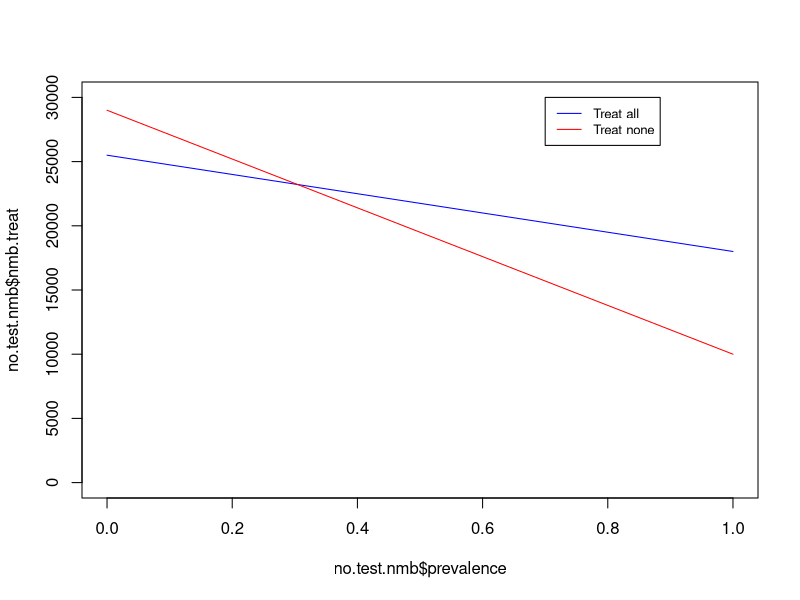
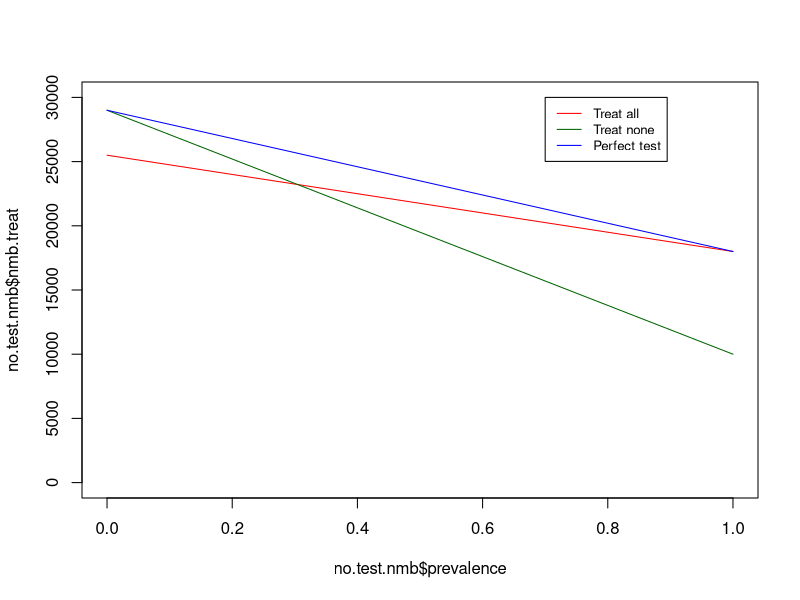
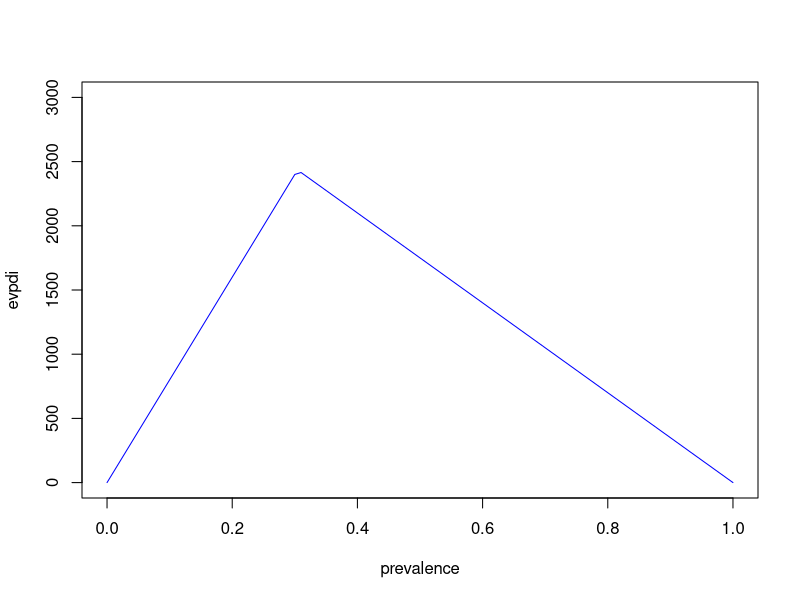
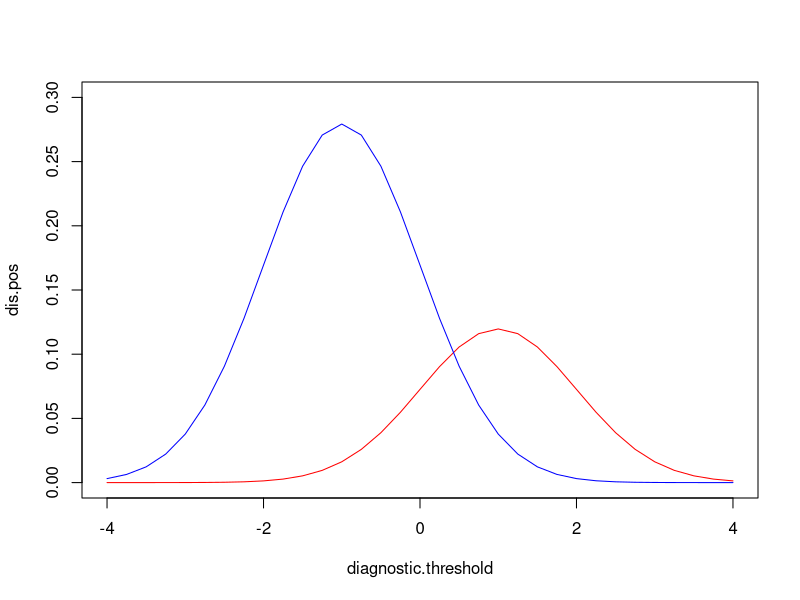
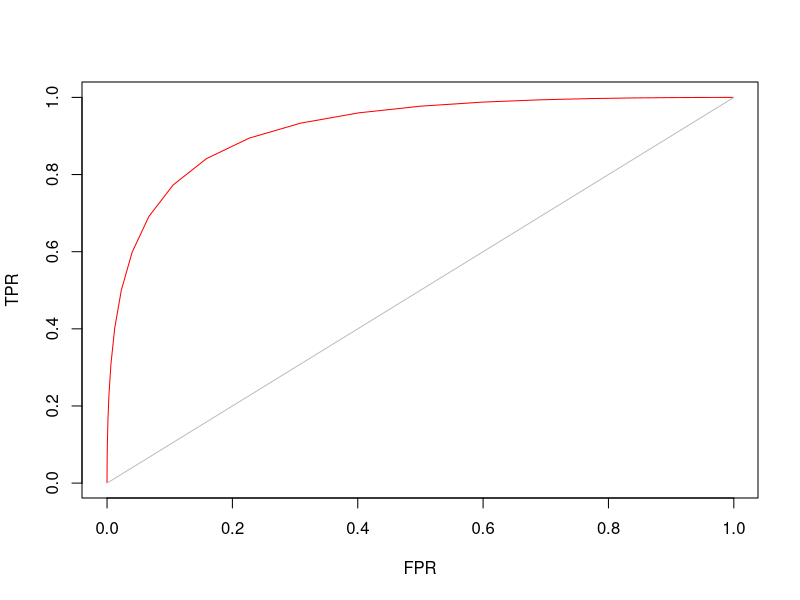
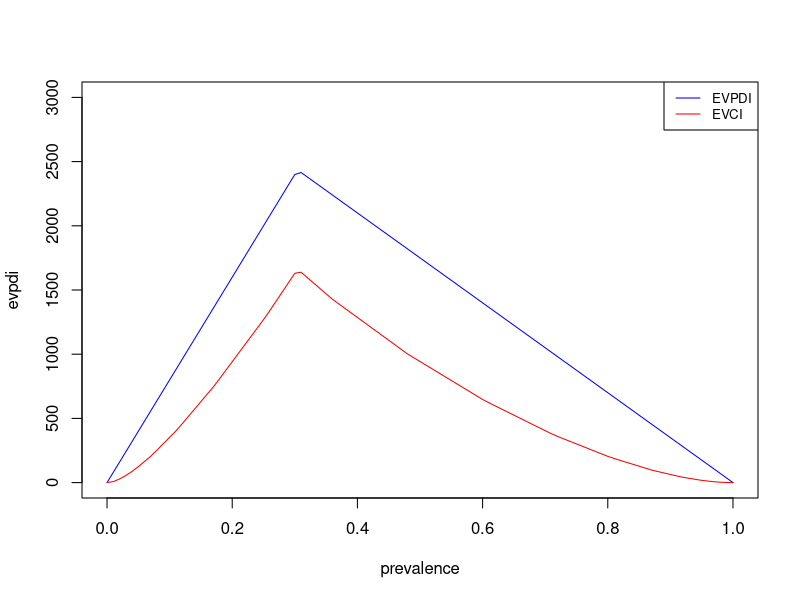
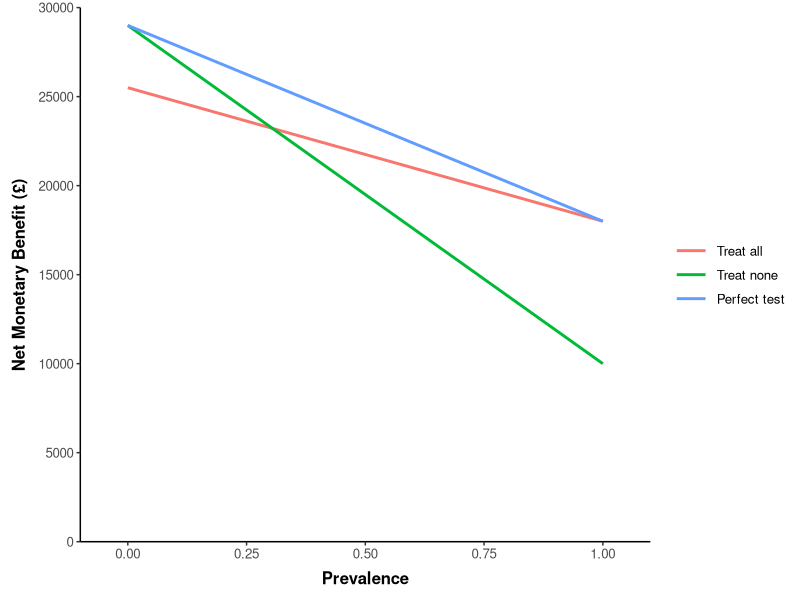
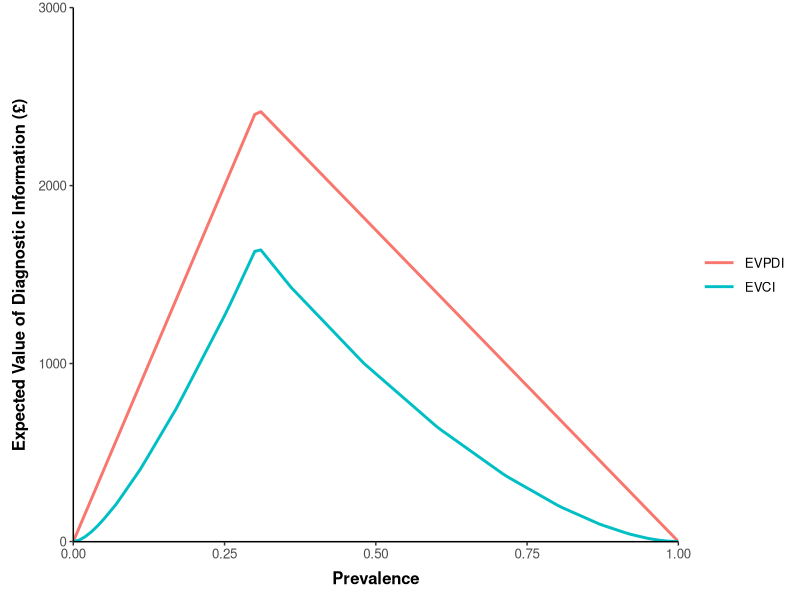

R code for these plots, in order:
#  Decision Modelling for Health Economic Evaluation
#  Foundation Course Exercise 4: TEMPLATE FILE
#  Authors: Jack Williams and Nichola Naylor 

## For this exercise, see the script section headings 
## to see which part of the script correspond
## to sections 1. - 4. in the Instructions pdf.

### 1. Setting up the model parameters and estimating NMB ####

lambda <- 30000   # This is our willingness to pay threshold
prevalence <- 0.3   # This is the prevalence of the condition

# Here are the outcomes, and the expected costs and QALYs for sick and healthy individuals, treated and not treated. 
outcome.names <- c("Sick person treated", "Sick person not treated", 
                   "Healthy person treated", "Healthy person not treated")
expected.cost <- c(6000, 5000, 3000, 1000)
expected.qaly <- c(0.8, 0.5, 0.95, 1)

# These parameters are combined into a data frame, with the NMB column left blank, to be calculated separately.
parameter.values <- data.frame(outcome.names, expected.cost, expected.qaly,
                              nmb = NA)

# Estimate the NMB associated with each outcome status: 
parameter.values$nmb <- (expected.qaly * lambda) - expected.cost

# here you can see the expected costs, QALYs and NMB for each possible outcome
parameter.values

# first estimate the expected values of treating all versus treating none
# in the complete absence of testing:

# Estimating costs and QALYs associated with treating all vs. treat none 
treat.cost <- prevalence * expected.cost[1] + (1 - prevalence) * expected.cost[3]
notreat.cost <- prevalence * expected.cost[2] + (1 - prevalence) * expected.cost[4]
treat.qaly <- prevalence * expected.qaly[1] + (1-prevalence) * expected.qaly[3]
notreat.qaly <- prevalence * expected.qaly[2] + (1 - prevalence) * expected.qaly[4]

expected.values <- data.frame(strategy =  c("Treat all", "Treat none"),
                           expected.cost = c(treat.cost, notreat.cost), 
                           expected.qaly = c(treat.qaly, notreat.qaly), 
                           nmb = NA)

expected.values$nmb <-  (expected.values$expected.qaly * lambda) - expected.values$expected.cost

# You can view the expected cost, QALY and NMB values at the prevalence defined
expected.values

# Evaluate NMB across a range of prevalence values:

## We can create a function to calculate NMB for sick and healthy patients (across prevalence values)  
est.nmb <- function(prev, parameters = parameter.values, lam = lambda){
  ## FUNCTION: a function that calculates net monetary benefit for sick and health patients
  ## INPUTS: prev - a numeric values of prevalence, 
  ##         parameters - a data.frame containing "expected.cost", "expected.qaly" and "nmb" columns
  ##         and row order corresponds to sick person treated, sick person not treated, healthy person treated, healthy person not treated
  ##         lam = a numeric value representing a willingness-to-pay threshold value
  ## OUTPUTS: a data.frame outputting the prevalence used and the calculated
  ##          net monetary benefit for treated and not treated
  
  # Treatment - look up correct costs and outcomes for treated
  ### Note this is the scenario where all are treated (both sick and healthy)
  cost.sick <-  parameters$expected.cost[1]
  cost.healthy <-  parameters$expected.cost[3]

  qaly.sick <-  parameters$expected.qaly[1]
  qaly.healthy <-  parameters$expected.qaly[3]

  cost.treat <- prev * cost.sick + (1-prev) * cost.healthy
  qaly.treat <- prev * qaly.sick + (1-prev) * qaly.healthy

  nmb.treat <- (qaly.treat * lam) - cost.treat

  # No treatment- look up correct costs and outcomes for not treated
  ### Note this is the scenario where none are treated (both sick and healthy)
  cost.sick <-  parameters$expected.cost[2]
  cost.healthy <-  parameters$expected.cost[4]

  qaly.sick <-  parameters$expected.qaly[2]
  qaly.healthy <-  parameters$expected.qaly[4]

  cost.notreat <- prev * cost.sick + (1-prev) * cost.healthy
  qaly.notreat <- prev * qaly.sick + (1-prev) * qaly.healthy

  nmb.notreat <- (qaly.notreat * lam) - cost.notreat

  ## Alternative method, as NMB already estimated
  # nmb.treat <- prev * parameters$nmb[1] + (1-prev)*parameters$nmb[3]
  # nmb.notreat <- prev * parameters$nmb[2] + (1-prev)*parameters$nmb[4]
  
  return(data.frame(prevalence = prev, 
                    nmb.treat = nmb.treat, 
                    nmb.notreat = nmb.notreat))
}


## We can now estimate the NMB of treating or not treating at any prevalence 
# At a low prevalence (10%), NMB is higher for not treating
# Try a higher prevalence and see what the impact on NMB is 
est.nmb(prev = 0.1)
est.nmb(prev = 0.5)

# Now pass a vector of prevalence values into the function (note than seq function needs you to specify from, to and by values)
prevalence.vector <- seq(from = 0, to = 1, by = 0.01)

# estimate the NMB across prevalence values, and save this 
no.test.nmb <- est.nmb(prev = prevalence.vector)
no.test.nmb


# Now we can create a line plot in base R to observe the results:
# fill in the variable names left blank in the blow
# you want prevalence on the x-axis and nmb on the y-axis
# Note - we will be updating this plot in the next section
plot(no.test.nmb$prevalence,no.test.nmb$nmb.treat, type="l", col = "blue", ylim = c(0, 30000)) ## TREAT ALL
lines(no.test.nmb$prevalence,no.test.nmb$nmb.notreat, col = "red") ## TREAT NONE
legend(0.7, 30000, legend=c("Treat all", "Treat none"), col=c("blue", "red"), 
       lty = 1, cex = 0.8)

# check this against solutions here as we'll be using the parameters 
# defined in this section throughout the rest of this exercise

### 2. Expected value of perfect diagnostic information #####

# In this example, we will assume that all sick patients are treated, and all healthy patients are not

est.nmb.perfect.test <- function(prev, parameters = parameter.values, lam = lambda){
  ## FUNCTION: a function that calculates net monetary benefit for  a perfect test
  ## INPUTS: prev - a numeric values of prevalence, 
  ##         parameters - a data.frame containing "expected.cost", "expected.qaly" and "nmb" columns
  ##         and row order corresponds to sick person treated, sick person not treated, healthy person treated, healthy person not treated
  ##         lam = a numeric value representing a willingness-to-pay threshold value
  ## OUTPUTS: a data.frame outputting the prevalence used and the calculated
  ##          net monetary benefit from a perfect test at that prevalence level
  
  
  # A perfect test means sick are treated (i.e. row value 1 from the expected values table)
  # whilst healthy are not treated (i.e. row value 4 from expected values table)
  # So we can eliminate sick person not treated (row 2), and healthy person treated (row 3) from the calculations below:
  
  cost.sick <- parameters[1,2] 
  cost.healthy <-  parameters[4,2]
  
  qaly.sick <-   parameters[1,3]
  qaly.healthy <-   parameters[4,3]
  
  cost <- prev * cost.sick + (1-prev) * cost.healthy   ## Estimate the costs for the sick and healthy here
  qaly <- prev * qaly.sick + (1-prev) * qaly.healthy   ## Estimate the QALYs for the sick and healthy here
  
  nmb.perfect <-  (qaly * lam) - cost   # Calculate the NMB of the perfect test
  
  ## Alternative if NMB already estimated 
  # nmb.perfect <- prev * parameters$nmb[1] + (1-prev)*parameters$nmb[4]

  return(data.frame(prevalence = prev, 
                    nmb = nmb.perfect))
}

## Next, run the function and check the results:  
# First run the function with the 30% prevalence, then use the prevalence.values previously stored
  
est.nmb.perfect.test(0.3) ## 30% prevalence

est.nmb.perfect.test(prevalence.vector) ## using the prevalence vector

# Now save the results using the prevalence values vector 
perfect.test.nmb <- est.nmb.perfect.test(prevalence.vector)

## Compare the results of no.test.nmb (calculated using the est.nmb function) 
# and the perfect.test.nmb (calculated from the est.nmb.perfect.test function) 
no.test.nmb
perfect.test.nmb

## We can also plot the results of the these tables
# (take a look at previous plot functions for more help getting started)
plot(no.test.nmb$prevalence,no.test.nmb$nmb.treat, type="l", col = "red", ylim = c(0, 30000)) ## TREAT ALL
lines(no.test.nmb$prevalence,no.test.nmb$nmb.notreat, col = "dark green") ## TREAT NONE 
lines(perfect.test.nmb$prevalence, perfect.test.nmb$nmb, col = "blue") ## an additional line is needed in this case for the prefect test scenario
## NOTE:  match the colours specified in the above code to match the below code to match the instruction odf colour key
legend(0.7, 30000, legend=c("Treat all", "Treat none", "Perfect test"), col=c("red", "dark green", "blue"), 
       lty = 1, cex = 0.8)

# Estimate the Expected Value of Perfect Diagnostic Information (EVPDI) 

# The EVPDI is the difference between the expected value of a perfect test and 
# the expected value of the optimal course of action (treat All or treat None) in the absence of a test.

# First, look again at the results of the NMB with no test available 
no.test.nmb

# Now we can use the apply function to derive the maximum NMB from each strategy, and add to current table
no.test.nmb$nmb.max <- apply(no.test.nmb[,2:3], 1, max)

## Now take a look at the current table, displaying the maximum NMB for each prevalence (without a test)
# We can compare this to the NMB with a perfect test

no.test.nmb
perfect.test.nmb

## We can now compare this to the values expected from a perfect test
evpdi <- perfect.test.nmb$nmb - no.test.nmb$nmb.max

# and create a data.frame to store the results of prevalence values and corresponding evdpi
evpdi.table <- data.frame(
  prevalence = perfect.test.nmb$prevalence,
  evpdi = evpdi
) ## define the 2 columns
evpdi.table

# We can create a simple plot of the expected value of perfect diagnostic information, by prevalence:
plot(evpdi.table, type="l", col = "blue", ylim = c(0, 3000))

## take a moment to think about what this plot is showing

### 3. Test accuracy for imperfect tests #### 

test.char <- c(positive.mean = 1, positive.sd = 1, 
               negative.mean = -1, negative.sd = 1)

# You can see the test characteristics here
test.char

# Set a range of diagnostic threshold values
diagnostic.threshold <- seq(-4, 4, 0.25)

# Diagnostic positive and negative values, at different diagnostic thresholds
# These are estimated using the normal distribution 
dis.pos <- prevalence * dnorm(diagnostic.threshold, mean = test.char[1], sd = test.char[2])
dis.neg <- (1 - prevalence) * dnorm(diagnostic.threshold, mean = test.char[3], sd = test.char[4])

biomarker.dist <- data.frame(diagnostic.threshold, dis.pos, dis.neg)

# We can view the table, and round to 4 decimal places to help view the numbers
round(biomarker.dist, 4)

# And here we can plot the numbers to re-create the video 
# (note we can use the data frame columns (biomarker.dist), or the vectors that formed the data frame)
plot(diagnostic.threshold, dis.pos, type="l", col = "red", ylim = c(0, 0.3))
lines(diagnostic.threshold, dis.neg, col = "blue")


## True Positive Rate and False Positive Rate - You must add the appropriate parameters to the normal distribution
TPR <- 1 - pnorm(diagnostic.threshold, mean = test.char[1], sd = test.char[2]) ## use the diagnostic.threshold and test.char data (sensitivity)
FPR <- 1 - pnorm(diagnostic.threshold, mean = test.char[3], sd = test.char[4]) # 1 - specificity

# We can view these alongside the diagnostic thresholds 
positive.rate <- data.frame(diagnostic.threshold, TPR, FPR)


# Plot to view TPR and FPR (Receiver Operating Characteristic (ROC) curve)
plot(FPR, TPR, type="l", col = "red")
# and we can add a diagonal line too
lines(c(0,1),(c(0,1)), col = "grey")


#### 4. Expected Value of Clinical Information #### 

# We can now estimate the number of true and false, negatives and positives 
true.pos <- prevalence * TPR 
false.neg <- prevalence * (1 - TPR) 
false.pos <-  (1-prevalence)* FPR     ## false positive
true.neg <- (1- prevalence) * (1-FPR)    ## true negative

# Table showing diagnostic accuracy of the imperfect test
diag.accuracy <- data.frame(true.pos, false.neg, false.pos, true.neg,
                            nmb.test = 0)

# Now combine the original NMB values (from parameter data frame) to estimate NMB as 
# a function of the diagnostic accuracy 
parameter.values$nmb 

# To combine the NMB payoff values with the diagnostic accuracy data, we first create a blank 
# vector to store the total NMB value at each diagnostic threshold
nmb.test.vec <- rep(0, length(diagnostic.threshold))

# Next, we can create a loop to multiply NMB payoffs with diagnostic accuracy, and save the sum of
# these values, at each diagnostic threshold
for(i in 1:length(diagnostic.threshold)){
  nmb.test.vec[i] <- sum(diag.accuracy[i,] * parameter.values$nmb)
}  

# ## Note: An alternative method is to write a function into apply      
# nmb.test.vec <- apply(diag.accuracy, 1, function(x) sum(x * parameter.values$nmb))

# We can view the output of the calculation here
# This is the NMB associated with the imperfect diagnostic test
data.frame(diagnostic.threshold, nmb.test.vec)    

# You can add these results onto the diagnostic accuracy data.frame 
diag.accuracy$nmb <- nmb.test.vec
head(diag.accuracy)

# Calculate the Expected Value of Clinical Information (EVCI)

# First, remind yourself of the est.nmb() function from earlier  
  
est.nmb(prev = prevalence.vector)

est.evci <- function(prev, diag = diagnostic.threshold, test = test.char, 
                     nmb.input = parameter.values$nmb, nmb.notest = no.test.nmb){
  ## FUNCTION:  calculates the diagnostic accuracy and associated NMB 
  ##            of an imperfect test (similar to calculations above) and also estimates the NMB 
  ##            in the absense of any test, to estimate the Expected Value of Clinical Information 
  ## INPUTS: prev - a numeric values of prevalence, 
  ##         diagnostic threshold - a vector of diagnostic threshold numeric values
  ##         test - a vector of test characteristics 
  ##         nmb.input - numeric vector of NMB values from different treatment pathways
  ##         nmb.notest - data.frame output similar structure to no.test.nmb
  ## OUTPUTS: a data.frame outputting the prevalence used and the calculated
  ##          net monetary benefit from a perfect test at that prevalence level
  
  
  # true and false positive rate
  TPR <- 1 - pnorm(diag, test[1], test[2])
  FPR <- 1 - pnorm(diag, test[3], test[4])
  
  # calculate nmb for diagnostic outcomes
  
  prev.matrix <- matrix(prev, nrow = length(TPR), ncol = length(prev), byrow = TRUE)
  colnames(prev.matrix) <- prev
  rownames(prev.matrix) <- diag
  
  true.pos.nmb <- TPR * nmb.input[1] * prev.matrix
  false.neg.nmb <- (1 - TPR)  * nmb.input[2] * prev.matrix
  false.pos.nmb <-  FPR * nmb.input[3]  * (1 - prev.matrix)
  true.neg.nmb <-  (1 - FPR) * nmb.input[4]  * (1 - prev.matrix)
    
  total.nmb.matrix <- true.pos.nmb + false.neg.nmb + false.pos.nmb + true.neg.nmb
  
  # get the max nmb for each prevalence value 
  
  max.nmb.test <- apply(total.nmb.matrix, 2, max) # this derives the maximum value from each column 
  
  nmb.notest <- est.nmb(prev = prev)
  
  max.nmb.notest <- apply(nmb.notest[,2:3], 1, max) # this derives the maximum value for each row (prevalence by rows in this table)
  
  evci <- data.frame(prev, 
                     nmb.notest = max.nmb.notest, 
                     nmb.imperfect.test = max.nmb.test,
                     evci = max.nmb.test - max.nmb.notest)
  
  return(evci)
    
}


# Try the est.EVCI at the 30% prevalence 
est.evci(0.3)


# Save the EVCI results across a range of prevalence
evci <- est.evci(prevalence.vector)

# You can view the results using the round function 
round(evci, 2)

# We can create a plot of the EVCI compared to the EVPDI calculated earlier

plot(evpdi.table, type="l", col = "blue", ylim = c(0, 3000))
lines(evci$prev, evci$evci, col = "red")
legend("topright", legend=c("EVPDI", "EVCI"), col=c("blue", "red"), 
       lty = 1, cex = 0.8)

### Additional ggplot Graphs ####

library(reshape2)
library(ggplot2)

# NMB plot

nmb.plot.data <- cbind(no.test.nmb[,1:3], perfect.test.nmb[,2])
colnames(nmb.plot.data) <- c("Prevalence", "Treat all", "Treat none", "Perfect test")
nmb.plot.data.long <- reshape2::melt(nmb.plot.data, id.vars = c("Prevalence"))

nmb.plot  <-  ggplot(nmb.plot.data.long) + 
  geom_line(aes(x=Prevalence, y=value, colour = variable), size=1) + 
  labs(x = "Prevalence", text = element_text(size=10)) + 
  labs(y = "Net Monetary Benefit (£)", text = element_text(size=10)) + theme_classic() +
  theme(legend.title = element_blank(), axis.title=element_text(face="bold"), 
        axis.title.x = element_text(margin = margin(t = 7, r = 0, b = 3, l = 0)), 
        axis.title.y = element_text(margin = margin(t = 0, r = 7, b = 0, l = 3)), 
        panel.grid.major = element_blank(), panel.grid.minor = element_blank(), 
        legend.key.width=unit(1.8,"line"), text = element_text(size=12)) + 
  scale_x_continuous(expand = c(0, 0.1)) + 
  scale_y_continuous(limits = c(0,30000), breaks=seq(0,30000,5000),  expand = c(0, 0))

nmb.plot

# EVDI plot

evci.plot.data <- cbind(evpdi.table, evci$evci)
colnames(evci.plot.data) <- c("Prevalence", "EVPDI", "EVCI") 
evci.plot.data.long <- reshape2::melt(evci.plot.data, id.vars = c("Prevalence"))

evdi.plot  <-  ggplot(evci.plot.data.long) + 
  geom_line(aes(x=Prevalence, y=value, colour=variable), size=1) + 
  labs(x = "Prevalence", text = element_text(size=10)) + 
  labs(y = "Expected Value of Diagnostic Information (£)", text = element_text(size=10)) + theme_classic() +
  theme(legend.title = element_blank(), axis.title=element_text(face="bold"), 
        axis.title.x = element_text(margin = margin(t = 7, r = 0, b = 3, l = 0)), 
        axis.title.y = element_text(margin = margin(t = 0, r = 7, b = 0, l = 3)), 
        panel.grid.major = element_blank(), panel.grid.minor = element_blank(), 
        legend.key.width=unit(1.8,"line"), text = element_text(size=12)) + 
  scale_x_continuous(expand = c(0, 0)) + 
  scale_y_continuous(limits = c(-1,3000), expand = c(0, 0))

evdi.plot

# Diagnostic threshold

head(biomarker.dist)
colnames(biomarker.dist) <- c("Diagnostic", "Disease Positive", "Disease Negative")
biomarker.dist.long <- reshape2::melt(biomarker.dist, id.vars = c("Diagnostic"))

diag.plot  <-  ggplot(biomarker.dist.long) + 
  geom_line(aes(x=Diagnostic, y=value, colour=variable), size=1) + 
  labs(x = "Diagnostic Threshold", text = element_text(size=10)) + 
  labs(y = "", text = element_text(size=10)) + theme_classic() +
  theme(legend.title = element_blank(), axis.title=element_text(face="bold"), 
        axis.title.x = element_text(margin = margin(t = 7, r = 0, b = 3, l = 0)), 
        axis.title.y = element_text(margin = margin(t = 0, r = 7, b = 0, l = 3)), 
        panel.grid.major = element_blank(), panel.grid.minor = element_blank(), 
        legend.key.width=unit(1.8,"line"), text = element_text(size=12)) + 
  scale_x_continuous(expand = c(0, 0.1)) 
  
diag.plot

# ROC plot 

roc.data <- data.frame(TPR, FPR)

roc.plot  <-  ggplot(roc.data) + 
  geom_line(aes(x=FPR, y=TPR), size=1) + 
  labs(x = "False Positive Rate (1-Specificity)", text = element_text(size=10)) + 
  labs(y = "True Positive Rate (Sensitivity)", text = element_text(size=10)) + theme_classic() +
  theme(legend.title = element_blank(), axis.title=element_text(face="bold"), 
        axis.title.x = element_text(margin = margin(t = 7, r = 0, b = 3, l = 0)), 
        axis.title.y = element_text(margin = margin(t = 0, r = 7, b = 0, l = 3)), 
        panel.grid.major = element_blank(), panel.grid.minor = element_blank(), 
        legend.key.width=unit(1.8,"line"), text = element_text(size=12)) + 
  scale_x_continuous(limits = c(0,1), breaks=seq(0,1,0.2), expand = c(0, 0.01)) + 
  scale_y_continuous(limits = c(0,1), breaks=seq(0,1,0.2), expand = c(0, 0.01))

roc.plot
